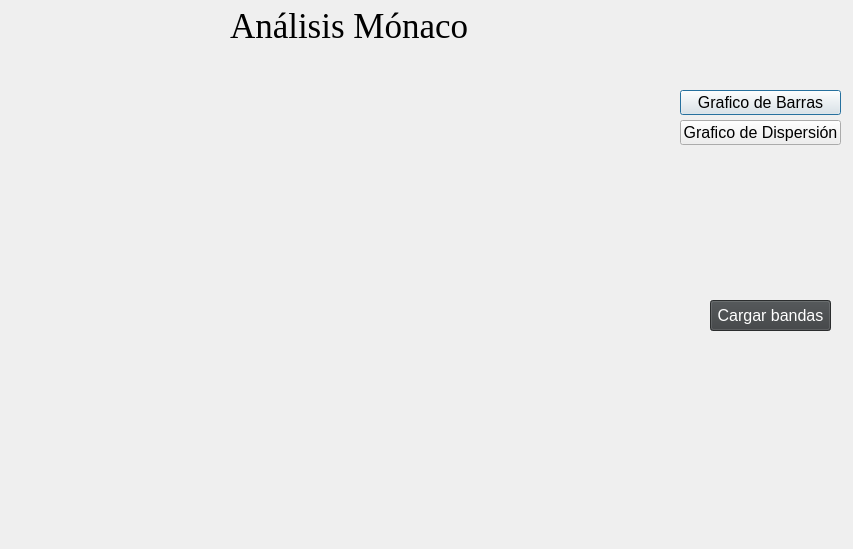
<?xml version="1.0" encoding="UTF-8"?>
<ui version="4.0">
 <class>ventana</class>
 <widget class="QDialog" name="ventana">
  <property name="geometry">
   <rect>
    <x>0</x>
    <y>0</y>
    <width>853</width>
    <height>549</height>
   </rect>
  </property>
  <property name="windowTitle">
   <string>Clasificación del suelo Mónaco</string>
  </property>
  <property name="windowIcon">
   <iconset>
    <normaloff>:/icono/img/icon.ico</normaloff>:/icono/img/icon.ico</iconset>
  </property>
  <property name="windowOpacity">
   <double>1.000000000000000</double>
  </property>
  <widget class="QPushButton" name="graficoDeBarras">
   <property name="geometry">
    <rect>
     <x>680</x>
     <y>90</y>
     <width>161</width>
     <height>25</height>
    </rect>
   </property>
   <property name="font">
    <font>
     <pointsize>12</pointsize>
    </font>
   </property>
   <property name="text">
    <string>Grafico de Barras</string>
   </property>
  </widget>
  <widget class="QPushButton" name="graficoDeDispercion">
   <property name="geometry">
    <rect>
     <x>680</x>
     <y>120</y>
     <width>161</width>
     <height>25</height>
    </rect>
   </property>
   <property name="font">
    <font>
     <pointsize>12</pointsize>
    </font>
   </property>
   <property name="text">
    <string>Grafico de Dispersión</string>
   </property>
  </widget>
  <widget class="QPushButton" name="cargarMapa">
   <property name="geometry">
    <rect>
     <x>710</x>
     <y>300</y>
     <width>121</width>
     <height>31</height>
    </rect>
   </property>
   <property name="font">
    <font>
     <pointsize>12</pointsize>
    </font>
   </property>
   <property name="styleSheet">
    <string notr="true">background-color: rgb(60, 63, 65);
color: rgb(255, 255, 255);</string>
   </property>
   <property name="text">
    <string>Cargar bandas</string>
   </property>
  </widget>
  <widget class="QLabel" name="title">
   <property name="geometry">
    <rect>
     <x>230</x>
     <y>10</y>
     <width>251</width>
     <height>31</height>
    </rect>
   </property>
   <property name="font">
    <font>
     <family>Times New Roman</family>
     <pointsize>26</pointsize>
    </font>
   </property>
   <property name="text">
    <string>Análisis Mónaco</string>
   </property>
  </widget>
  <widget class="QLabel" name="labelUrbano">
   <property name="geometry">
    <rect>
     <x>16</x>
     <y>62</y>
     <width>641</width>
     <height>451</height>
    </rect>
   </property>
   <property name="styleSheet">
    <string notr="true">border-image: url(:/imagen/img/b5.tif);</string>
   </property>
   <property name="text">
    <string/>
   </property>
   <property name="textFormat">
    <enum>Qt::AutoText</enum>
   </property>
  </widget>
  <widget class="QLabel" name="labelRural">
   <property name="geometry">
    <rect>
     <x>16</x>
     <y>62</y>
     <width>641</width>
     <height>451</height>
    </rect>
   </property>
   <property name="styleSheet">
    <string notr="true">border-image: url(:/imagen/img/b4.tif);</string>
   </property>
   <property name="text">
    <string/>
   </property>
  </widget>
  <widget class="QLabel" name="labelBarras">
   <property name="geometry">
    <rect>
     <x>16</x>
     <y>62</y>
     <width>641</width>
     <height>451</height>
    </rect>
   </property>
   <property name="styleSheet">
    <string notr="true">border-image: url(:/graficoBarras/img/graficoBarras.png);</string>
   </property>
   <property name="text">
    <string/>
   </property>
  </widget>
 </widget>
 <resources>
  <include location="mapa.qrc"/>
  <include location="mapa1.qrc"/>
  <include location="graficoDispercion.qrc"/>
  <include location="bandaSobreBanda.qrc"/>
  <include location="graficoBarras.qrc"/>
  <include location="icono.qrc"/>
 </resources>
 <connections/>
</ui>
